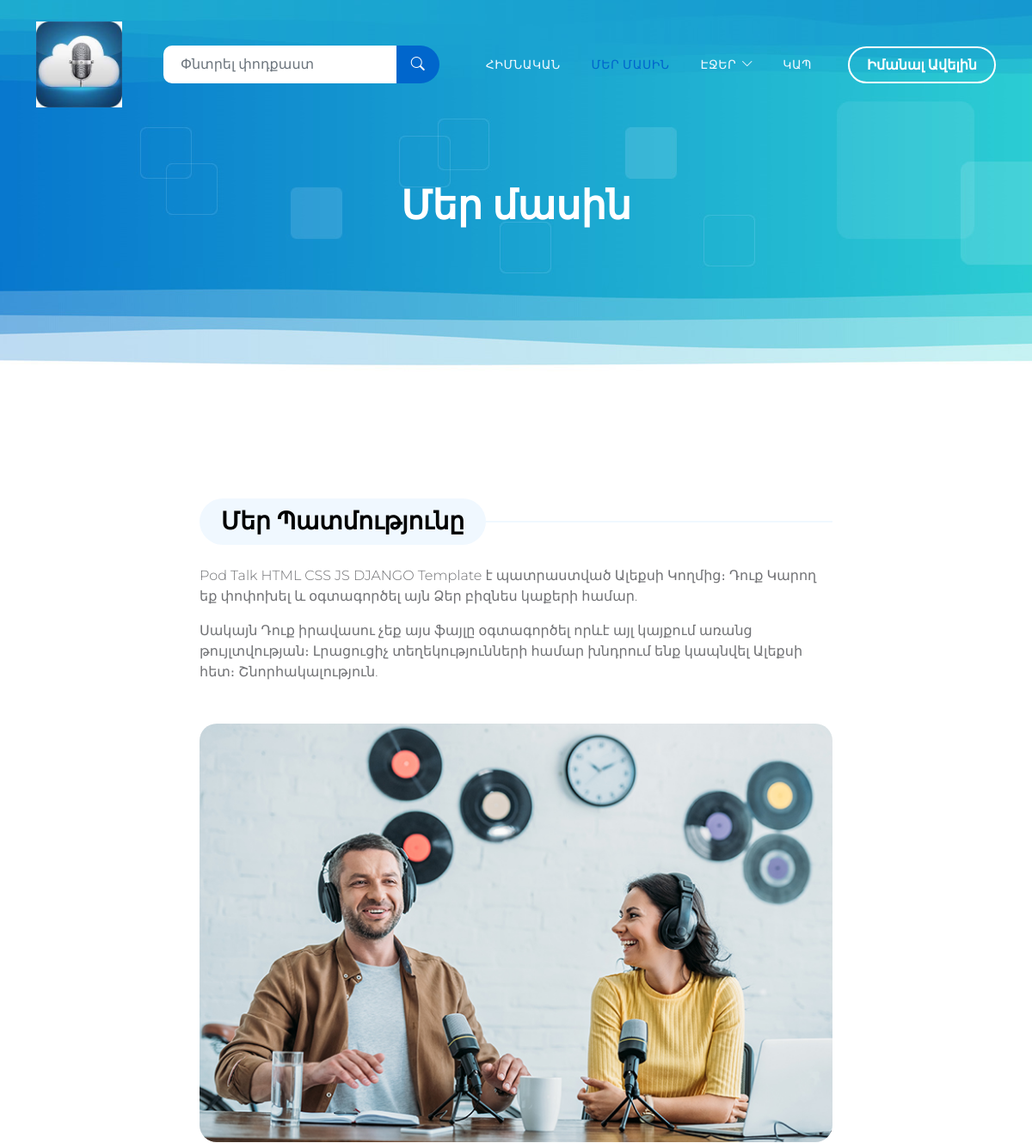
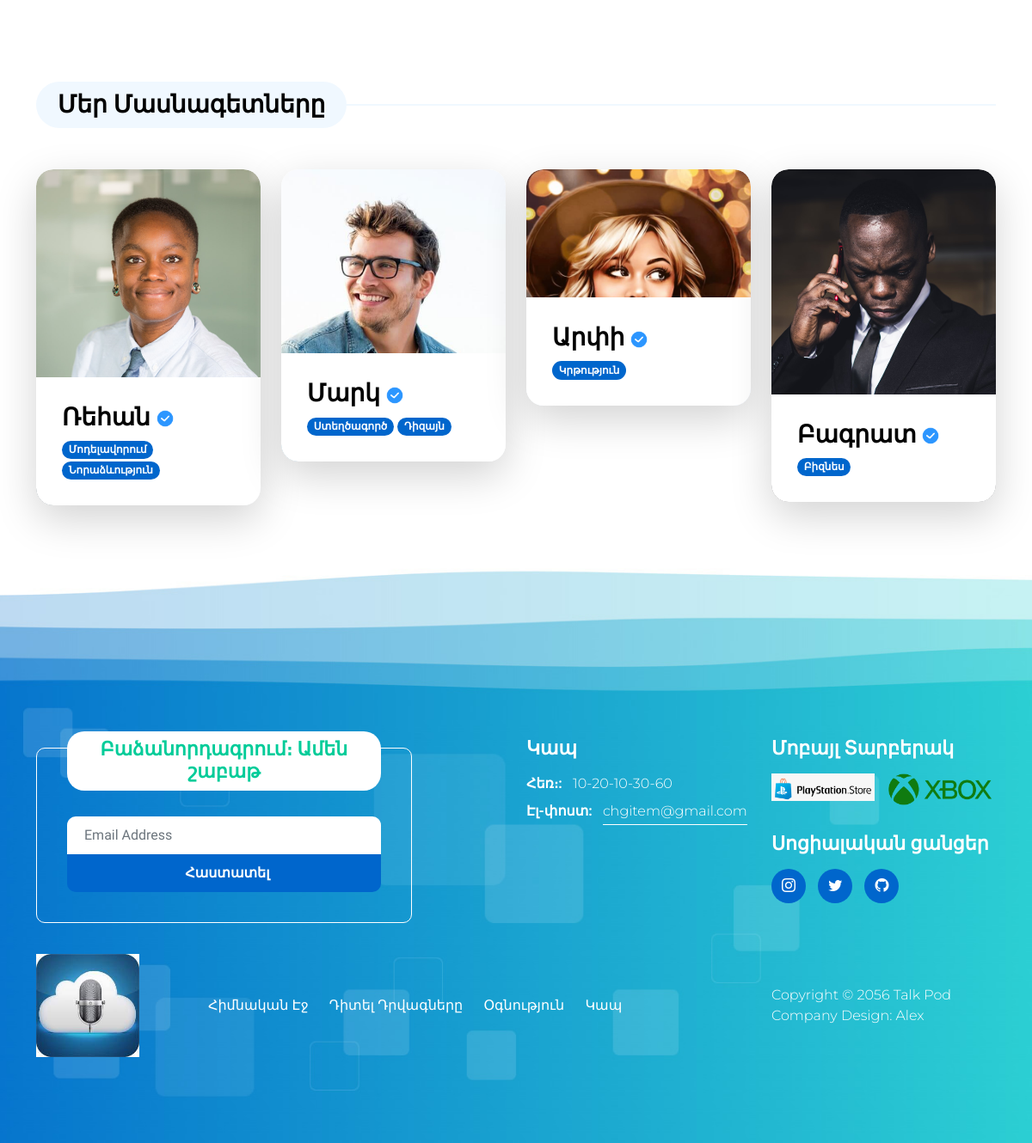
The page /about/ on the database its author committed (2 pictures, top to bottom).
### main/models.py (models this page shows)
class Header(models.Model):
    img = models.ImageField('Header Icon Image', upload_to='images')
    title1 = models.CharField('Title-1', max_length=80)
    title2 = models.CharField('Title-2', max_length=20)
    title3 = models.CharField('Title-3', max_length=20)
    subtitle1 = models.CharField('Title-3', max_length=20)
    subtitle2 = models.CharField('Title-3', max_length=20)
    title4 = models.CharField('Title-4', max_length=20)
    btn_name = models.CharField('Button Name', max_length=25)

class Title(models.Model):
    title = models.CharField('Title-1', max_length=40)
    title2 = models.CharField('Title-2', max_length=40)
    title3 = models.CharField('Title-3', max_length=40)
    title4 = models.CharField('Title-4', max_length=40)
    title5 = models.CharField('Title-5', max_length=40)
    subtitle = models.CharField('SubTitle', max_length=50)
    btn_name = models.CharField('Button Name', max_length=25)
    latest_title = models.CharField('Latest Episode General Title', max_length=30)
    trending_title = models.CharField('Trending Episode General Title', max_length=30)
    related_episodes = models.CharField('Related Episodes Title', max_length=30)
    topic_title = models.CharField('Topic Title', max_length=30)

class About(models.Model):
    title1 = models.CharField('About First Title', max_length=30)
    text1 = models.TextField('About First Text')
    text2 = models.TextField('About Second Text')
    img = models.ImageField('About Image', upload_to='images')
    title2 = models.CharField('About Second Title', max_length=30)

class About_Content(models.Model):
    img = models.ImageField('About Content Image', upload_to='images')
    name = models.CharField('About Content Name', max_length=20)
    profession = models.TextField('About Content Profession')
    social = models.CharField('About Content social', max_length=80)
    symbol_img = models.ImageField('About Content Verified', upload_to='images')

class Footer(models.Model):
    title = models.CharField('Footer Title', max_length=30)
    li1 = models.CharField('Footer li-1', max_length=30)
    li2 = models.CharField('Footer li-2', max_length=30)
    li3 = models.CharField('Footer li-3', max_length=30)
    li4 = models.CharField('Footer li-4', max_length=30)
    subtitle = models.CharField('Footer Subtitle', max_length=30)
    social = models.CharField('Footer Social', max_length=25)
    footer_info = models.CharField('Footer Info', max_length=60)
    img1 = models.ImageField('Social Image 1', upload_to='images')
    img2 = models.ImageField('Social Image 2', upload_to='images')

class ContactGet(models.Model):
    title = models.CharField('Contact Title', max_length=50)
    subtitle1 = models.CharField('Phone Number', max_length=20)
    subtitle_info1 = models.CharField('Phone Info', max_length=30)
    subtitle2 = models.CharField('Email', max_length=20)
    subtitle_info2 = models.EmailField('Email Info')
    subtitle3 = models.CharField('Location', max_length=25)
    subtitle_info3 = models.CharField('Location Info', max_length=60)
    title2 = models.CharField('Contact Title 2', max_length=40)
    btn_name = models.CharField('Button Name', max_length=20)

### main/views.py (the view)
# urls.py: path('about/', views.about, name='about'),
def about(request):
    contact_info_get = ContactGet.objects.all()[0]
    header_info = Header.objects.all()[0]
    title_info = Title.objects.all()[0]
    footer_info = Footer.objects.all()[0]
    about_page = About.objects.all()[0]
    about_content = About_Content.objects.all()
    if request.method == 'POST':
        form = SubscribeModelForm(request.POST)
        if form.is_valid():
            Subscribe.objects.create(**form.cleaned_data)
            return redirect('about')
    else:
        form = SubscribeModelForm()
    return render(request, 'main/about.html', context={
        'header_info':header_info,
        'title_info':title_info,
        'contact_info_get':contact_info_get,
        'footer_info':footer_info,
        'about_page':about_page,
        'about_content':about_content,
    })

### main/templates/main/about.html (shortened to what this page needs)
{% extends 'main/base.html' %}
{% block body %}
            <header class="site-header d-flex flex-column justify-content-center align-items-center">
                <div class="container">
                    <div class="row">
                        <div class="col-lg-12 col-12 text-center">
                            <h2 class="mb-0">{{ title_info.title2 }}</h2>
                        </div>
                    </div>
                </div>
            </header>
            <section class="about-section section-padding" id="section_2">
                <div class="container">
                    <div class="row">
                        <div class="col-lg-8 col-12 mx-auto">
                            <div class="pb-5 mb-5">
                                <div class="section-title-wrap mb-4">
                                    <h4 class="section-title">{{ about_page.title1 }}</h4>
                                </div>
                                <p>{{ about_page.text1 }}.</p>
                                <p>{{ about_page.text2 }}.</p>
                                <img src="{{ about_page.img.url }}" class="about-image mt-5 img-fluid" alt="">
                            </div>
                        </div>
                        <div class="col-lg-12 col-12">
                            <div class="section-title-wrap mb-5">
                                <h4 class="section-title">{{ about_page.title2 }}</h4>
                            </div>
                        </div>
                        {% for i in about_content %}
                            <div class="col-lg-3 col-md-6 col-12 mb-4 mb-lg-0">
                                <div class="team-thumb bg-white shadow-lg">
                                    <img src="{{ i.img.url }}" class="about-image img-fluid" alt="">
                                    <div class="team-info">
                                        <h4 class="mb-2">
                                            {{ i.name }}
                                            <img src="{{ i.symbol_img.url }}" class="verified-image img-fluid" alt="">
                                        </h4>
                                        {% for j in i.profession.split %}
                                            <span class="badge">{{ j }}</span>
                                        {% endfor %}
                                    </div>
                                    <div class="social-share">
                                    </div>
                                </div>
                            </div>
                        {% endfor %}
                    </div>
                </div>
            </section>
        </main>
{% endblock %}

### main/templates/main/base.html (shortened to what this page needs)
{% load static %}
<!doctype html>
<html lang="en">
    <head>
        <link rel="stylesheet" href="{% static 'css/bootstrap.min.css' %}">
        <link rel="stylesheet" href="{% static 'css/bootstrap-icons.css' %}">
        <link rel="stylesheet" href="{% static 'css/owl.carousel.min.css' %}">
        <link rel="stylesheet" href="{% static 'css/owl.theme.default.min.css' %}">
        <link href="{% static 'css/templatemo-pod-talk.css' %}" rel="stylesheet">
    </head>
    <body>
        <main>
            <nav class="navbar navbar-expand-lg">
                <div class="container">
                    <a class="navbar-brand me-lg-5 me-0" href="{% url 'index' %}">
                        <img src="{{ header_info.img.url }}" class="logo-image img-fluid" alt="templatemo pod talk">
                    </a>
                    <form action="#" method="get" class="custom-form search-form flex-fill me-3" role="search">
                        <div class="input-group input-group-lg">
                            <input name="search" type="search" class="form-control" id="search" placeholder="Փնտրել փոդքաստ" aria-label="Search">
                            <button type="submit" class="form-control" id="submit">
                                <i class="bi-search"></i>
                            </button>
                        </div>
                    </form>
                    <div class="collapse navbar-collapse" id="navbarNav">
                        <ul class="navbar-nav ms-lg-auto">
                            <li class="nav-item">
                                <a class="nav-link {% if request.path == '/' %} active {% endif %}" href="{% url 'index' %}">{{ header_info.title1 }}</a>
                            </li>
                            <li class="nav-item">
                                <a class="nav-link {% if request.path == '/about/' %} active {% endif %}" href="{% url 'about' %}">{{ header_info.title2 }}</a>
                            </li>
                            <li class="nav-item dropdown">
                                <a class="nav-link dropdown-toggle" href="#" id="navbarLightDropdownMenuLink" role="button" data-bs-toggle="dropdown" aria-expanded="false">{{ header_info.title3 }}</a>
                            </li>
                            <li class="nav-item">
                                <a class="nav-link {% if request.path == '/contact/' %} active {% endif %} " href="{% url 'contact' %}">{{ header_info.title4 }}</a>
                            </li>
                        </ul>
                        <div class="ms-4">
                            <a href="{% url 'about' %}" class="btn custom-btn custom-border-btn smoothscroll">{{ header_info.btn_name }}</a>
                        </div>
                    </div>
                </div>
            </nav>
        {% block body %}{% endblock %}
        <footer class="site-footer">
            <div class="container">
                <div class="row">
                    <div class="col-lg-6 col-12 mb-5 mb-lg-0">
                        <div class="subscribe-form-wrap">
                            <h6>{{ footer_info.title }}</h6>
                            <form class="custom-form subscribe-form" action="#" method="post" role="form">
                                <input type="email" name="subscribe_email" id="subscribe-email" pattern="[^ @]*@[^ @]*" class="form-control" placeholder="Email Address" required="">
                                <div class="col-lg-12 col-12">
                                    <button type="submit" class="form-control" id="submit">{{ contact_info_get.btn_name }}</button>
                                </div>
                            </form>
                        </div>
                    </div>
                    <div class="col-lg-3 col-md-6 col-12 mb-4 mb-md-0 mb-lg-0">
                        <h6 class="site-footer-title mb-3">{{ header_info.title4 }}</h6>
                        <p class="mb-2"><strong class="d-inline me-2">{{ contact_info_get.subtitle1 }}:</strong> {{ contact_info_get.subtitle_info1 }}</p>
                        <p>
                            <strong class="d-inline me-2">{{ contact_info_get.subtitle2 }}:</strong>
                            <a href="#">{{ contact_info_get.subtitle_info2 }}</a>
                        </p>
                    </div>
                    <div class="col-lg-3 col-md-6 col-12">
                        <h6 class="site-footer-title mb-3">{{ footer_info.subtitle }}</h6>
                        <div class="site-footer-thumb mb-4 pb-2">
                            <div class="d-flex flex-wrap">
                                <a href="#">
                                    <img src="{{ footer_info.img1.url }}" class="me-3 mb-2 mb-lg-0 img-fluid" alt="">
                                </a>
                                <a href="#">
                                    <img src="{{ footer_info.img2.url }}" class="img-fluid" alt="">
                                </a>
                            </div>
                        </div>
                        <h6 class="site-footer-title mb-3">{{ footer_info.social }}</h6>
                        <ul class="social-icon">
                            <li class="social-icon-item">
                                <a href="#" class="social-icon-link bi-instagram"></a>
                            </li>
                            <li class="social-icon-item">
                                <a href="#" class="social-icon-link bi-twitter"></a>
                            </li>
                            <li class="social-icon-item">
                                <a href="#" class="social-icon-link bi-github"></a>
                            </li>
                        </ul>
                    </div>
                </div>
            </div>
            <div class="container pt-5">
                <div class="row align-items-center">
                    <div class="col-lg-2 col-md-3 col-12">
                        <a class="navbar-brand" href="index.html">
                            <img src="{{ header_info.img.url}}" class="logo-image img-fluid" alt="templatemo pod talk">
                        </a>
                    </div>
                    <div class="col-lg-7 col-md-9 col-12">
                        <ul class="site-footer-links">
                            <li class="site-footer-link-item">
                                <a href="#" class="site-footer-link">{{ footer_info.li1 }}</a>
                            </li>
                            <li class="site-footer-link-item">
                                <a href="#" class="site-footer-link">{{ footer_info.li2 }}</a>
                            </li>
                            <li class="site-footer-link-item">
                                <a href="#" class="site-footer-link">{{ footer_info.li3 }}</a>
                            </li>
                            <li class="site-footer-link-item">
                                <a href="#" class="site-footer-link">{{ footer_info.li4 }}</a>
                            </li>
                        </ul>
                    </div>
                    <div class="col-lg-3 col-12">
                        <p class="copyright-text mb-0">{{ footer_info.footer_info }}</p>
                    </div>
                </div>
            </div>
        </footer>
    </body>
</html>

### rows shown on the page
Header: img (picture), title1 "ՀԻՄՆԱԿԱՆ", title2 "ՄԵՐ ՄԱՍԻՆ", title3 "ԷՋԵՐ", title4 "ԿԱՊ", btn_name "Իմանալ Ավելին", title4 "Կապ"
Title: title2 "Մեր մասին"
About: title1 "Մեր Պատմությունը", text1 "Pod Talk HTML CSS JS DJANGO Template է պատրաստված Ալեքսի Կողմից։ Դուք Կարող եք փոփոխել և օգտագործել այն Ձեր բիզնես կաքերի համար", text2 "Սակայն Դուք իրավասու չեք այս ֆայլը օգտագործել որևէ այլ կայքում առանց թույլտվության։ Լրացուցիչ տեղեկությունների համար խնդրում ենք կապնվել Ալեքսի հետ։ Շնորհակալություն", img (picture), title2 "Մեր Մասնագետները"
About_Content: img (picture), name "Ռեհան", symbol_img (picture), split "Մոդելավորում" "Նորաձևություն"
About_Content: img (picture), name "Մարկ", symbol_img (picture), split "Ստեղծագործ" "Դիզայն"
About_Content: img (picture), name "Արփի", symbol_img (picture), split "Կրթություն"
About_Content: img (picture), name "Բագրատ", symbol_img (picture), split "Բիզնես"
Footer: title "Բաձանորդագրում։ Ամեն շաբաթ", subtitle "Մոբայլ Տարբերակ", img1 (picture), img2 (picture), social "Սոցիալական ցանցեր", li1 "Հիմնական Էջ", li2 "Դիտել Դրվագները", li3 "Օգնություն", li4 "Կապ", footer_info "Copyright © 2056 Talk Pod Company Design: Alex"
ContactGet: btn_name "Հաստատել", subtitle1 "Հեռ։", subtitle_info1 "10-20-10-30-60", subtitle2 "Էլ-փոստ", subtitle_info2 "chgitem@gmail.com"
